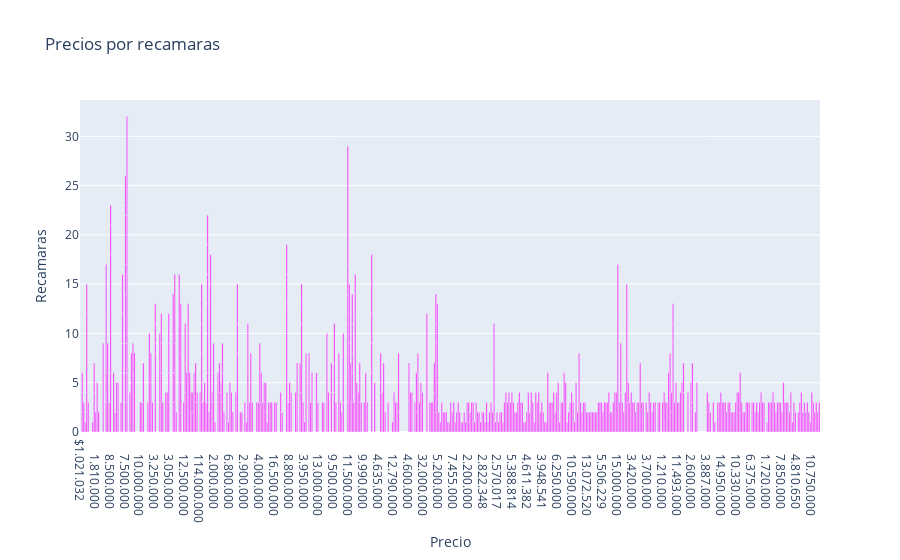

This figure's notebook cell:
### Code cell
fig=px.bar(df,x=df['Precio'], y=df['Recamaras'],color_discrete_sequence=["magenta"], title="Precios por recamaras")
fig.show()

### Figure 1 — Plotly figure (JSON) as saved in the notebook; plotly's stock layout.template omitted (floating-point values rounded to 4 significant figures; data arrays with more than 128 entries replaced by an {"elided": "..."} marker saying what was removed)
{"data": [{"alignmentgroup": "True", "hovertemplate": "Precio=%{x}<br>Recamaras=%{y}<extra></extra>", "legendgroup": "", "marker": {"color": "magenta", "pattern": {"shape": ""}}, "name": "", "offsetgroup": "", "orientation": "v", "showlegend": false, "textposition": "auto", "type": "bar", "x": {"elided": "903 str values"}, "xaxis": "x", "y": {"elided": "903 int values"}, "yaxis": "y"}], "layout": {"barmode": "relative", "legend": {"tracegroupgap": 0}, "title": {"text": "Precios por recamaras"}, "xaxis": {"anchor": "y", "domain": [0, 1], "title": {"text": "Precio"}}, "yaxis": {"anchor": "x", "domain": [0, 1], "title": {"text": "Recamaras"}}}}
